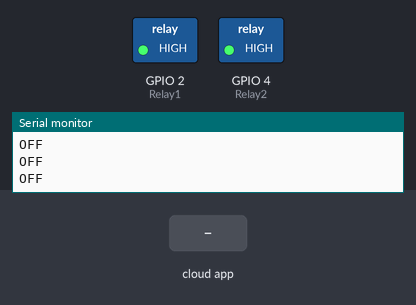
A sketch run on a simulated ESP32. Parts: switched loads named in the sketch (green lamp = pin HIGH), the last lines printed to the serial monitor. The test bench sets the inputs (shaded band). WiFi joins after 1.5 s; servers stay silent unless stated; the Firebase database answers and starts empty.

Above: at 2.7 s.
2.8 s: the phone or cloud app sets Relay1Status to 1
At 4.0 s:
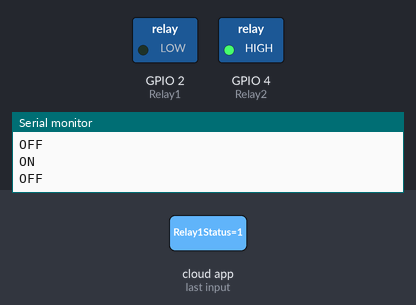
4.3 s: the phone or cloud app sets Relay1Status to 0
At 5.3 s:
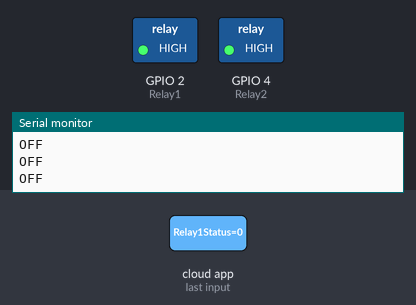
5.8 s: the phone or cloud app sets Relay2Status to 1
At 7.2 s:
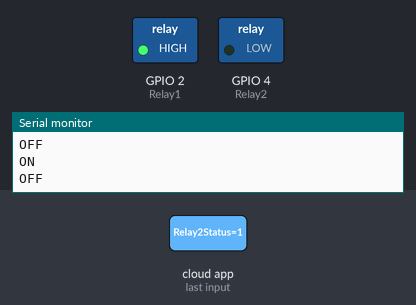
Timing chart, 0 to 8.8 s (numbered marks = the images above; inputs shaded):
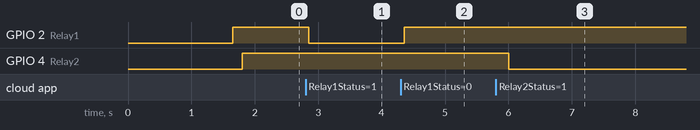

Measured:
- after the input at 2.8 s, GPIO 2 (Relay1): HIGH → LOW after 0.05 s
- after the input at 4.3 s, GPIO 2 (Relay1): LOW → HIGH after 0.06 s
- after the input at 5.8 s, GPIO 4 (Relay2): HIGH → LOW after 0.21 s

The sketch:

Relaycontrol.ino.ino
```cpp
#include<FirebaseESP32.h>
#include <WiFi.h>

#define WIFI_SSID "Infinix HOT 7 PRO"
#define WIFI_PASSWORD "checkyourpass"

#define Relay1 2
#define Relay2 4
#define FIREBASE_HOST "https://relaycontrol11-default-rtdb.firebaseio.com"
#define FIREBASE_AUTH "2ib3skzLt5hljaCfK3xfVitct1mfwjOpe8pC31nE"
FirebaseData firebaseData;

void setup ()
{
  pinMode(Relay1, OUTPUT);
  pinMode(Relay2,OUTPUT);
  Serial.begin(9600);
  // connect to wifi.
  WiFi.begin(WIFI_SSID, WIFI_PASSWORD);
  Serial.print("connecting");
  while (WiFi.status() != WL_CONNECTED) {
    Serial.print(".");
    delay(500);
  }
  Serial.println();
  Serial.print("connected: ") ;
  Serial.println(WiFi.localIP());
  Firebase.begin(FIREBASE_HOST, FIREBASE_AUTH);
  Firebase.reconnectWiFi(true);
}
void loop ()
{
  if(Firebase.getString(firebaseData, "/Relay1Status"))
  {
    String Relaystatus1 = firebaseData.stringData();
    if(Relaystatus1.toInt() == 1){
      digitalWrite(Relay1, LOW);
      Serial.println("ON");
    }
    else {
      digitalWrite(Relay1, HIGH);
      Serial.println("OFF");
    }
  }else{
    Serial.print("Error in getInt, ");
    Serial.println(firebaseData.errorReason());
  }
  if(Firebase.getString(firebaseData, "/Relay2Status"))
  {
    String RelayStatus2 = firebaseData.stringData();
    if(RelayStatus2.toInt() == 1){
      digitalWrite(Relay2, LOW);
      Serial.println("ON");
    }
    else {
      digitalWrite(Relay2, HIGH);
      Serial.println("OFF");
    }
  }else{
    Serial.print("Error in getInt, ");
    Serial.println(firebaseData.errorReason());
  }
}
```
